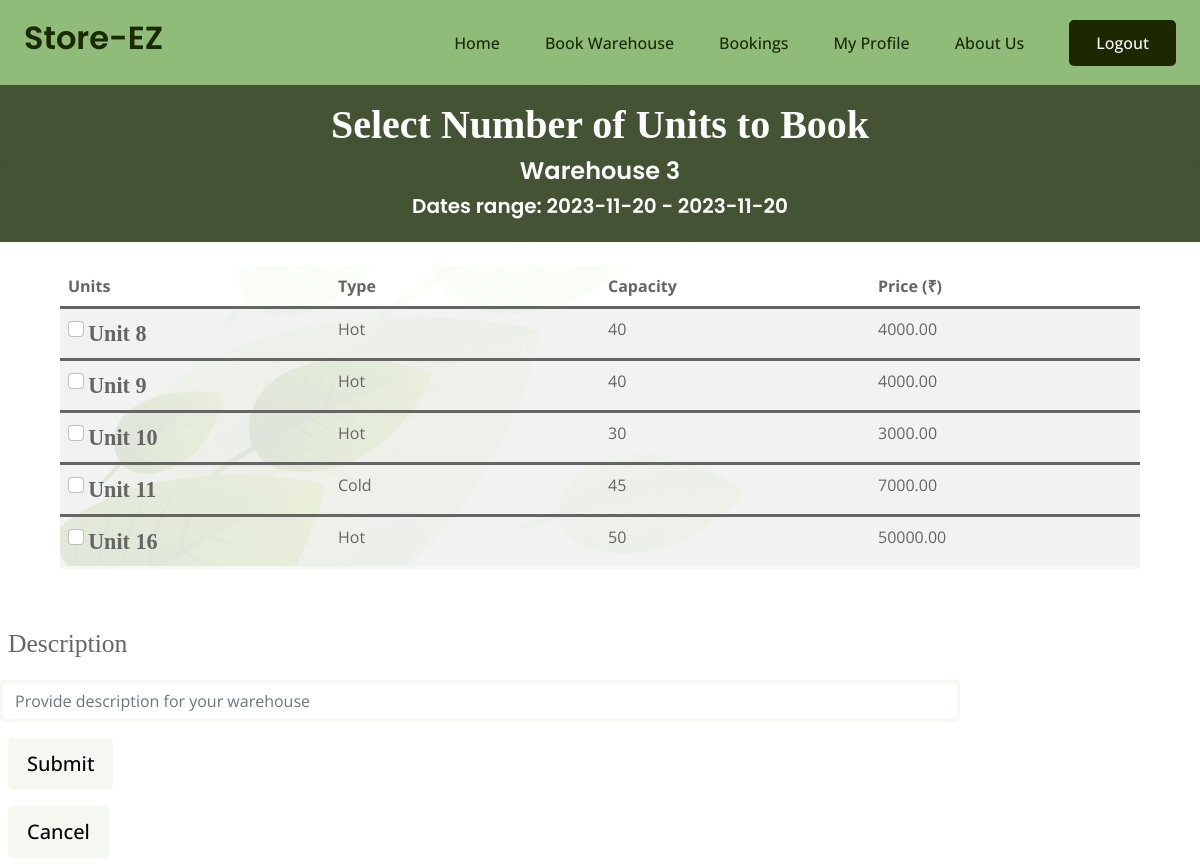
/farmer/book/3/2023-11-20/2023-11-20 (signed in), run on the app's committed database.
### mainapp/models.py (models this page shows, shortened)
class Unit(models.Model):
    id = models.BigAutoField(primary_key=True)
    type = models.CharField(max_length=100) # Check box field
    capacity = models.IntegerField()
    price = models.DecimalField(max_digits=10, decimal_places=2)
    warehouse = models.ForeignKey(Warehouse, on_delete=models.CASCADE)

### farmer/views.py (the view, shortened to what this page needs)
# urls.py: path("farmer/book/<int:id>/<str:start>/<str:end>",views.book,name='book'),
@login_required(login_url='login')
def book(request,id, start, end):
    warehouse = Warehouse.objects.get(id=id)
    all_units = warehouse.unit_set.all()
    end_date = datetime.strptime(end, '%Y-%m-%d').date()
    start_date = datetime.strptime(start, '%Y-%m-%d').date()
    booked_units = Booking.objects.filter(start_date__lte=end_date,end_date__gte=start_date). \
            values_list('unit', flat=True).exclude(unit=None).distinct()
    print("Bookings: ",Booking.objects.filter(start_date__lte=end_date,end_date__gte=start_date))
    print("Booked_units: ",booked_units)
    unbooked_units = all_units.exclude(id__in=booked_units.values_list('unit'))
    total_days = (end_date - start_date).days + 1
    print("Start Date:", start_date)
    print("End Date:", end_date)
    print("Total:",total_days,"Days")
    context = {'startdate':start, 'enddate':end, 'units':unbooked_units, 'total_days':total_days,'id':warehouse.id}
    return render(request,'farmer/book.html',context)

### mainapp/models.py (called while the page is built)
    def __str__(self) -> str:
        return f"{self.id} {self.start_date}-{self.end_date}"

### farmer/templates/farmer/book.html (shortened to what this page needs)
{% extends 'farmerbase.html' %}
{% load static %}
{% block css %}
<link rel="stylesheet" href="{% static 'farmer/tableunit.css' %}">
<link rel="stylesheet" href="{% static 'farmer/style5.css' %}">
<link rel="stylesheet" href="{% static 'farmer/css/cascade.css' %}" />
{% endblock %}
{%block content%}
<div class="outer-box container-fluid " >
  <div class="bg-dgreen">
      <div class="bg-dgreen py-3 d-flex flex-column justify-content-end align-items-center mb-4 rempad">
          <div class="font-large"> <h2 class="text-center ff" style="font-size: 100%; text-decoration-line:none; -webkit-text-fill-color: white;">Select Number of Units to Book</h2><h4 style="color:white">Warehouse {{id}}</h4>
            <h5 style="color:white">Dates range: {{startdate}} - {{enddate}}</h5></div>
        </div>
    </div>
      <form action="" method="post">
        <div class="table-layout">
        <table class="table table-hover table-striped" style="border-radius:20px;  background-image: url({%static 'farmer/bg.png' %})">
          <thead>
            <tr>
              <th scope="col">Units</th>
              <th scope="col">Type</th>
              <th scope="col">Capacity</th>
              <th scope="col">Price (₹)</th>
            </tr>
          </thead>
          {% for unit in units %}
          <tbody>
            <tr>
              <th><input class="form-check-input" name="checkbox" type="checkbox" value="{{unit.id}}">
                <label class="form-check-label ff" for="defaultCheck1" style="font-size: 138%;">
                  Unit {{unit.id}}
                </label></th>
                <td>{{unit.type}}</td>
              <td>{{unit.capacity}}</td>
              <td>{{unit.price}}</td>
            </tr>
          </tbody>
          {% endfor %}
          </table>
        </div>
      <div id="totalPriceDisplay" class="p-2" style="font-size:20px">
      </div>
        <div class="form-group pb-2 redw">
          <label class="py-3 ff m-2 pb-2" for="formGroupExampleInput" style="font-size: 160%;">Description</label>
          <input type="text" class="form-control"  name="description" id="formGroupExampleInput"
            placeholder="Provide description for your warehouse">
        </div>
        <div>
          <input type="submit" class="btn btn-light btn-lg mg m-2 pb-2">
        </form>
        <form action="{% url 'search'%}" method="post">
          <button class="btn btn-light btn-lg mg m-2 pb-2" onclick="location.href='{% url 'search' %}'" type='submit'> Cancel </button>
        </form>
        </div>
{% endblock %}

### static/css/base.css (style rules this page uses)
.btn { font-weight: 500; transition: .5s; }
* { margin:0; padding:0; box-sizing:border-box; }

### farmer/static/farmer/tableunit.css (style rules this page uses)
.table-layout { margin: auto; width: 90%; }

### farmer/static/farmer/style5.css (style rules this page uses)
.ff { font-family: "Times New Roman", Times, serif; }
.redw { width: 80%; }

### farmer/static/farmer/css/cascade.css (style rules this page uses)
.outer-box { padding-left: 0%; padding-right: 0%; }
.bg-dgreen { background-color: #435334; }
.font-large { color: white; font-size: 2.5em; text-align: center; }
.rempad { border-radius: 50%; }
table { table-layout: fixed ; width: 100% ; }
td { width: 33% ; }

### data on the page
Unit: id "8", type "Hot", capacity "40", price "4000.00"
Unit: id "9", type "Hot", capacity "40", price "4000.00"
Unit: id "10", type "Hot", capacity "30", price "3000.00"
Unit: id "11", type "Cold", capacity "45", price "7000.00"
Unit: id "16", type "Hot", capacity "50", price "50000.00"

### other printed values
{{ id }} "3"
{{ startdate }} "2023-11-20"
{{ enddate }} "2023-11-20"
